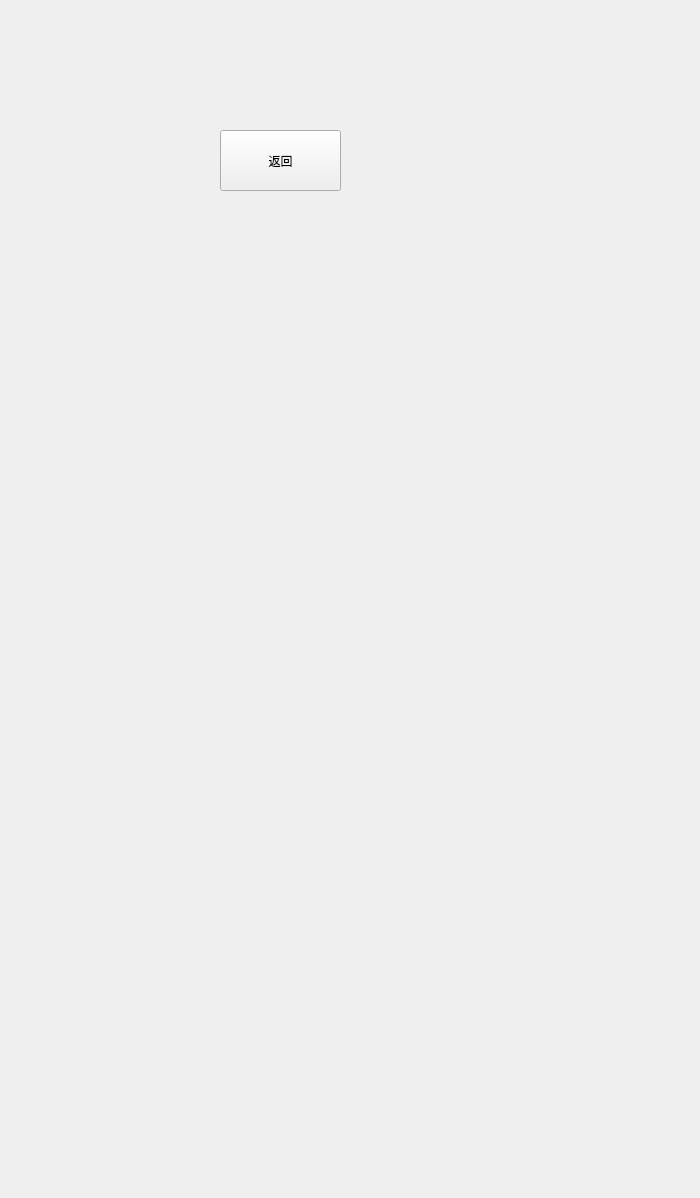
<?xml version="1.0" encoding="UTF-8"?>
<ui version="4.0">
 <class>gameClass</class>
 <widget class="QMainWindow" name="gameClass">
  <property name="geometry">
   <rect>
    <x>0</x>
    <y>0</y>
    <width>700</width>
    <height>1198</height>
   </rect>
  </property>
  <property name="windowTitle">
   <string>game</string>
  </property>
  <widget class="QWidget" name="centralWidget">
   <widget class="QPushButton" name="btn3">
    <property name="geometry">
     <rect>
      <x>220</x>
      <y>130</y>
      <width>121</width>
      <height>61</height>
     </rect>
    </property>
    <property name="focusPolicy">
     <enum>Qt::FocusPolicy::NoFocus</enum>
    </property>
    <property name="text">
     <string>返回</string>
    </property>
   </widget>
  </widget>
 </widget>
 <layoutdefault spacing="6" margin="11"/>
 <resources/>
 <connections/>
</ui>
